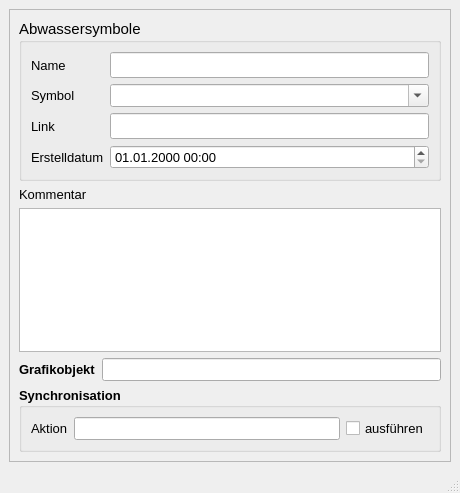
<?xml version="1.0" encoding="UTF-8"?>
<ui version="4.0">
 <class>MainWindow</class>
 <widget class="QMainWindow" name="MainWindow">
  <property name="geometry">
   <rect>
    <x>0</x>
    <y>0</y>
    <width>460</width>
    <height>493</height>
   </rect>
  </property>
  <property name="minimumSize">
   <size>
    <width>400</width>
    <height>420</height>
   </size>
  </property>
  <property name="font">
   <font>
    <family>Tahoma</family>
    <pointsize>10</pointsize>
   </font>
  </property>
  <property name="windowTitle">
   <string>Anbindung Direkteinleiter</string>
  </property>
  <property name="layoutDirection">
   <enum>Qt::LeftToRight</enum>
  </property>
  <widget class="QWidget" name="centralwidget">
   <layout class="QGridLayout" name="gridLayout">
    <item row="0" column="0">
     <widget class="QScrollArea" name="scrollArea">
      <property name="widgetResizable">
       <bool>true</bool>
      </property>
      <widget class="QWidget" name="scrollAreaWidgetContents">
       <property name="geometry">
        <rect>
         <x>0</x>
         <y>0</y>
         <width>436</width>
         <height>443</height>
        </rect>
       </property>
       <layout class="QGridLayout" name="gridLayout_2">
        <item row="0" column="0" colspan="2">
         <widget class="QGroupBox" name="groupBox_3">
          <property name="font">
           <font>
            <family>Tahoma</family>
            <pointsize>11</pointsize>
           </font>
          </property>
          <property name="title">
           <string>Abwassersymbole</string>
          </property>
          <layout class="QGridLayout" name="gridLayout_3">
           <item row="0" column="0">
            <widget class="QLabel" name="label_4">
             <property name="font">
              <font>
               <family>Tahoma</family>
               <pointsize>10</pointsize>
              </font>
             </property>
             <property name="text">
              <string>Name</string>
             </property>
             <property name="alignment">
              <set>Qt::AlignLeading|Qt::AlignLeft|Qt::AlignVCenter</set>
             </property>
            </widget>
           </item>
           <item row="0" column="1">
            <widget class="QLineEdit" name="bezeichnung">
             <property name="font">
              <font>
               <family>Tahoma</family>
               <pointsize>11</pointsize>
              </font>
             </property>
             <property name="toolTip">
              <string>&lt;html&gt;&lt;head/&gt;&lt;body&gt;&lt;p&gt;Eindeutige Bezeichnung&lt;/p&gt;&lt;/body&gt;&lt;/html&gt;</string>
             </property>
             <property name="statusTip">
              <string>Eindeutige Bezeichnung</string>
             </property>
            </widget>
           </item>
           <item row="1" column="0">
            <widget class="QLabel" name="label_21">
             <property name="font">
              <font>
               <family>Tahoma</family>
               <pointsize>10</pointsize>
              </font>
             </property>
             <property name="text">
              <string>Symbol</string>
             </property>
             <property name="alignment">
              <set>Qt::AlignLeading|Qt::AlignLeft|Qt::AlignVCenter</set>
             </property>
            </widget>
           </item>
           <item row="1" column="1">
            <widget class="QComboBox" name="art">
             <property name="font">
              <font>
               <family>Tahoma</family>
               <pointsize>10</pointsize>
              </font>
             </property>
             <property name="toolTip">
              <string/>
             </property>
             <property name="statusTip">
              <string/>
             </property>
             <property name="editable">
              <bool>true</bool>
             </property>
            </widget>
           </item>
           <item row="2" column="0">
            <widget class="QLabel" name="label_72">
             <property name="font">
              <font>
               <family>Tahoma</family>
               <pointsize>10</pointsize>
              </font>
             </property>
             <property name="text">
              <string>Link</string>
             </property>
            </widget>
           </item>
           <item row="2" column="1">
            <widget class="QLineEdit" name="link">
             <property name="font">
              <font>
               <family>Tahoma</family>
               <pointsize>11</pointsize>
              </font>
             </property>
             <property name="toolTip">
              <string>&lt;html&gt;&lt;head/&gt;&lt;body&gt;&lt;p&gt;Speicherort mit Zusatzinfos&lt;/p&gt;&lt;/body&gt;&lt;/html&gt;</string>
             </property>
             <property name="statusTip">
              <string>Speicherort mit Zusatzinfos</string>
             </property>
            </widget>
           </item>
           <item row="3" column="0">
            <widget class="QLabel" name="label_71">
             <property name="font">
              <font>
               <family>Tahoma</family>
               <pointsize>10</pointsize>
              </font>
             </property>
             <property name="text">
              <string>Erstelldatum</string>
             </property>
            </widget>
           </item>
           <item row="3" column="1">
            <widget class="QgsDateTimeEdit" name="createdat">
             <property name="font">
              <font>
               <family>Tahoma</family>
               <pointsize>10</pointsize>
              </font>
             </property>
             <property name="currentSection">
              <enum>QDateTimeEdit::DaySection</enum>
             </property>
             <property name="displayFormat">
              <string>dd.MM.yyyy HH:mm</string>
             </property>
            </widget>
           </item>
          </layout>
         </widget>
        </item>
        <item row="1" column="0">
         <widget class="QLabel" name="label_15">
          <property name="text">
           <string>Kommentar</string>
          </property>
         </widget>
        </item>
        <item row="2" column="0" colspan="2">
         <widget class="QTextEdit" name="kommentar">
          <property name="minimumSize">
           <size>
            <width>0</width>
            <height>0</height>
           </size>
          </property>
          <property name="toolTip">
           <string>&lt;html&gt;&lt;head/&gt;&lt;body&gt;&lt;p&gt;Platz für zusätzliche Kommentare&lt;/p&gt;&lt;/body&gt;&lt;/html&gt;</string>
          </property>
          <property name="statusTip">
           <string>Platz für zusätzliche Kommentare</string>
          </property>
         </widget>
        </item>
        <item row="3" column="0">
         <widget class="QLabel" name="label_22">
          <property name="font">
           <font>
            <family>Tahoma</family>
            <pointsize>10</pointsize>
            <weight>75</weight>
            <bold>true</bold>
           </font>
          </property>
          <property name="text">
           <string>Grafikobjekt</string>
          </property>
         </widget>
        </item>
        <item row="3" column="1">
         <widget class="QLineEdit" name="objekt">
          <property name="toolTip">
           <string>&lt;html&gt;&lt;head/&gt;&lt;body&gt;&lt;p&gt;Textbeschreibung (WKT) des Grafikobjekts&lt;/p&gt;&lt;/body&gt;&lt;/html&gt;</string>
          </property>
          <property name="statusTip">
           <string>Textbeschreibung des Grafikobjekts</string>
          </property>
         </widget>
        </item>
        <item row="4" column="0" colspan="2">
         <widget class="QGroupBox" name="groupBox_sync">
          <property name="font">
           <font>
            <family>Tahoma</family>
            <pointsize>10</pointsize>
            <weight>75</weight>
            <bold>true</bold>
           </font>
          </property>
          <property name="title">
           <string>Synchronisation</string>
          </property>
          <layout class="QGridLayout" name="gridLayout_4">
           <item row="0" column="0">
            <widget class="QLabel" name="label_19">
             <property name="font">
              <font>
               <family>Tahoma</family>
               <pointsize>10</pointsize>
               <weight>50</weight>
               <bold>false</bold>
              </font>
             </property>
             <property name="text">
              <string>Aktion</string>
             </property>
            </widget>
           </item>
           <item row="0" column="1">
            <widget class="QLineEdit" name="aktion">
             <property name="toolTip">
              <string>&lt;html&gt;&lt;head/&gt;&lt;body&gt;&lt;p&gt;Maßnahme zur Synchronisation&lt;/p&gt;&lt;/body&gt;&lt;/html&gt;</string>
             </property>
             <property name="statusTip">
              <string>Maßnahme zur Synchronisation</string>
             </property>
            </widget>
           </item>
           <item row="0" column="2">
            <widget class="QCheckBox" name="status">
             <property name="font">
              <font>
               <family>Tahoma</family>
               <pointsize>10</pointsize>
               <weight>50</weight>
               <bold>false</bold>
              </font>
             </property>
             <property name="toolTip">
              <string>Synchronisation aktivieren</string>
             </property>
             <property name="statusTip">
              <string>Synchronisation aktivieren</string>
             </property>
             <property name="text">
              <string>ausführen</string>
             </property>
            </widget>
           </item>
          </layout>
         </widget>
        </item>
       </layout>
      </widget>
     </widget>
    </item>
   </layout>
  </widget>
  <widget class="QStatusBar" name="statusbar"/>
 </widget>
 <customwidgets>
  <customwidget>
   <class>QgsDateTimeEdit</class>
   <extends>QDateTimeEdit</extends>
   <header>qgsdatetimeedit.h</header>
  </customwidget>
 </customwidgets>
 <tabstops>
  <tabstop>bezeichnung</tabstop>
  <tabstop>art</tabstop>
  <tabstop>link</tabstop>
  <tabstop>createdat</tabstop>
  <tabstop>kommentar</tabstop>
 </tabstops>
 <resources/>
 <connections/>
</ui>
